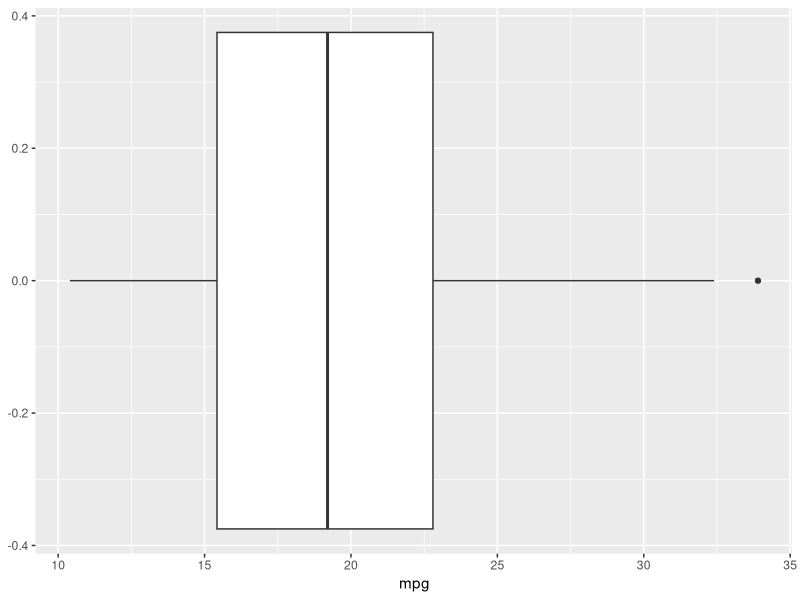
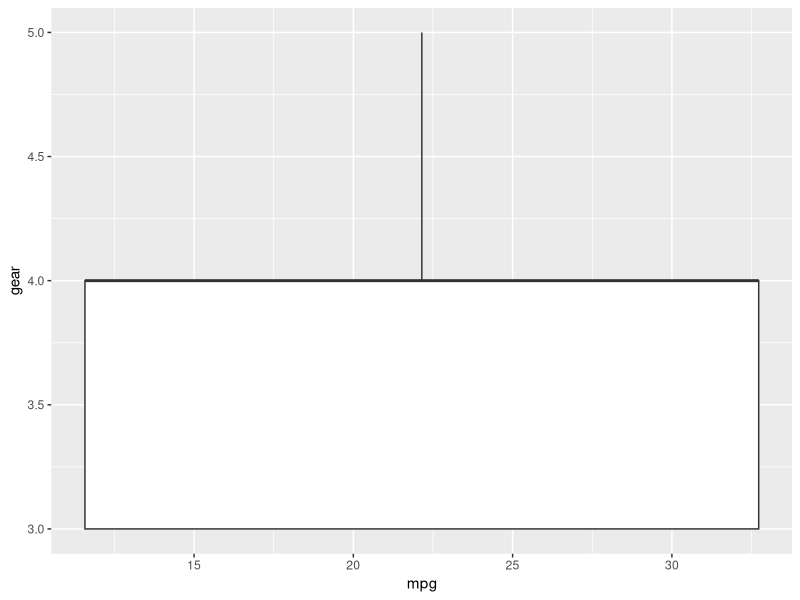
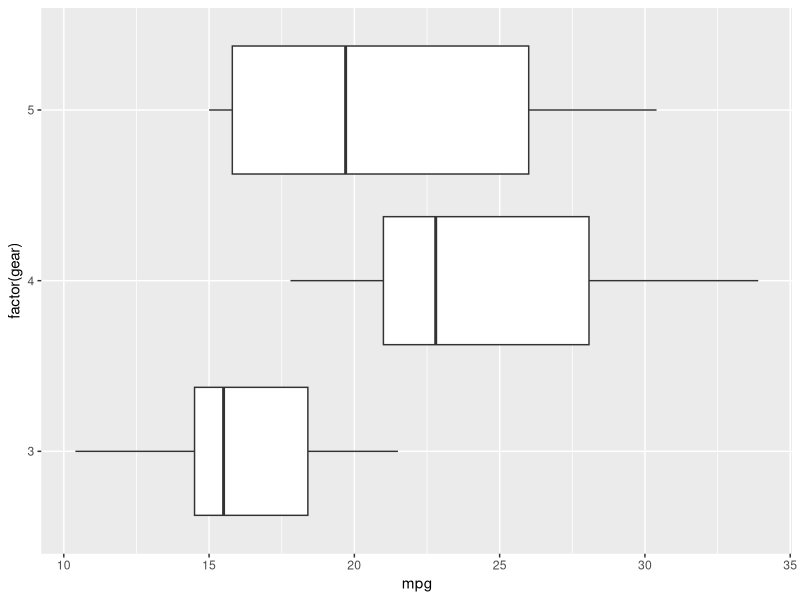
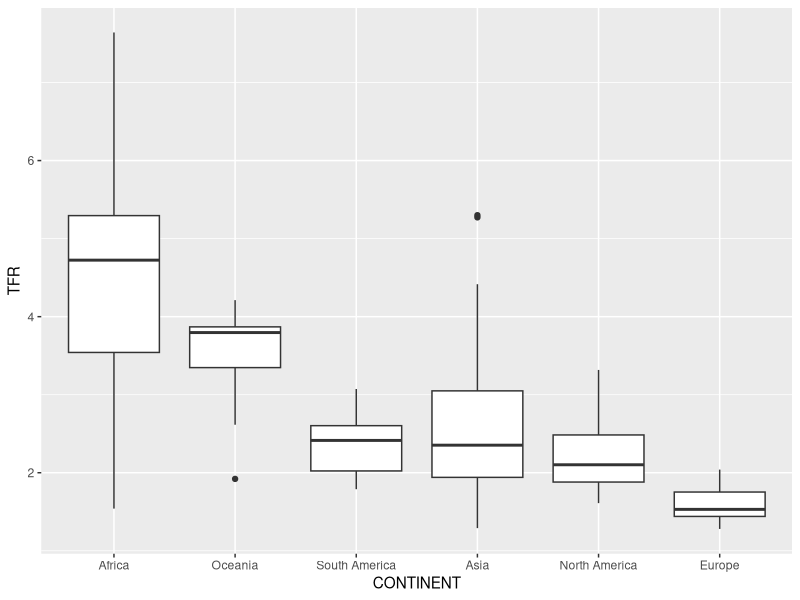

Write the R code that produced these figures, in order.
## ---- chunk 1
knitr::opts_chunk$set(echo = TRUE, error = TRUE)
## ---- chunk 2
library(ggplot2)
ggplot(mtcars, aes(x = mpg)) +
  geom_boxplot() 
## ---- chunk 3
ggplot(mtcars, aes(x = mpg, y = gear)) +
  geom_boxplot() 
## ---- chunk 4
ggplot(mtcars, aes(x = mpg, y = factor(gear))) +
  geom_boxplot()
## ---- chunk 5
world <- read.csv("countries2012.csv")
world$CONTINENT <- reorder(world$CONTINENT, -world$TFR, median)
ggplot(world, aes(x = CONTINENT, y = TFR)) + 
  geom_boxplot()
